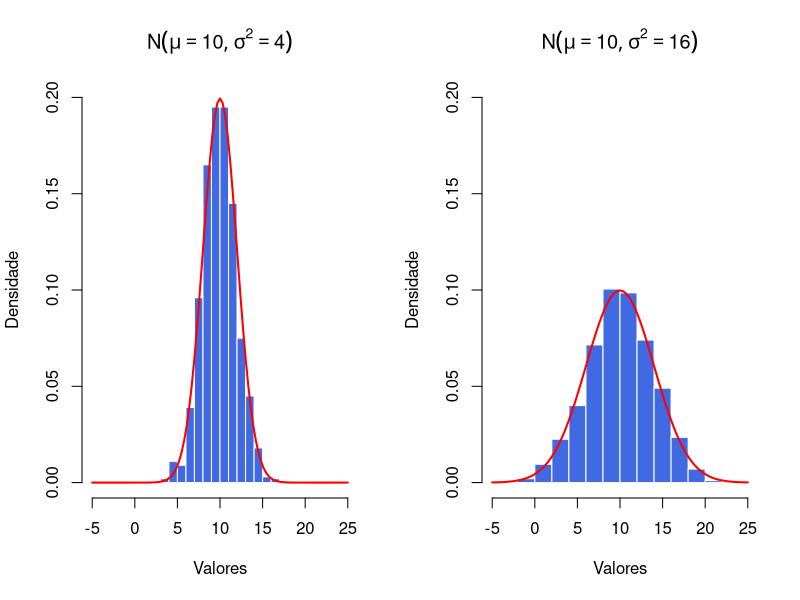
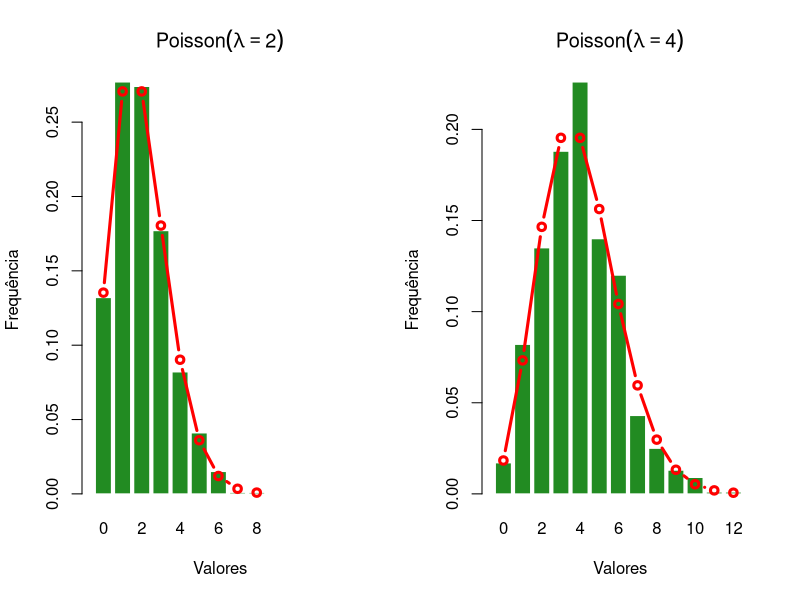
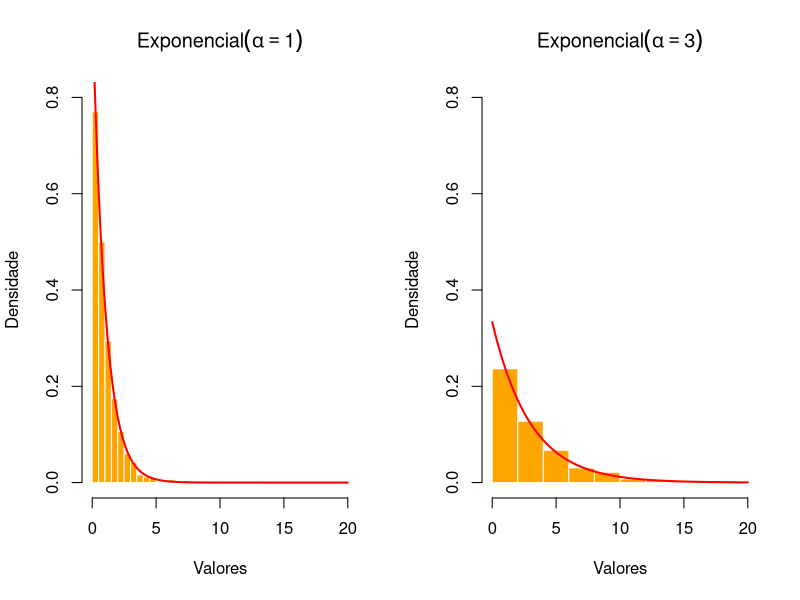
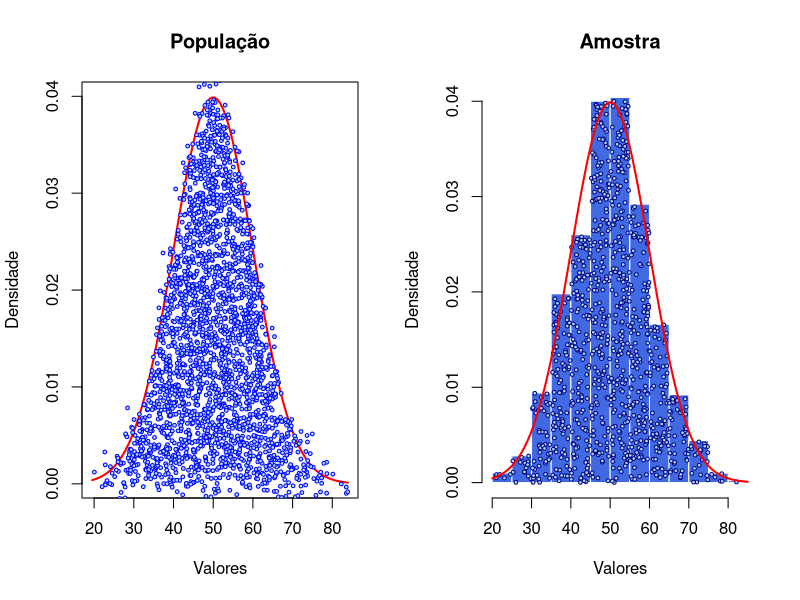
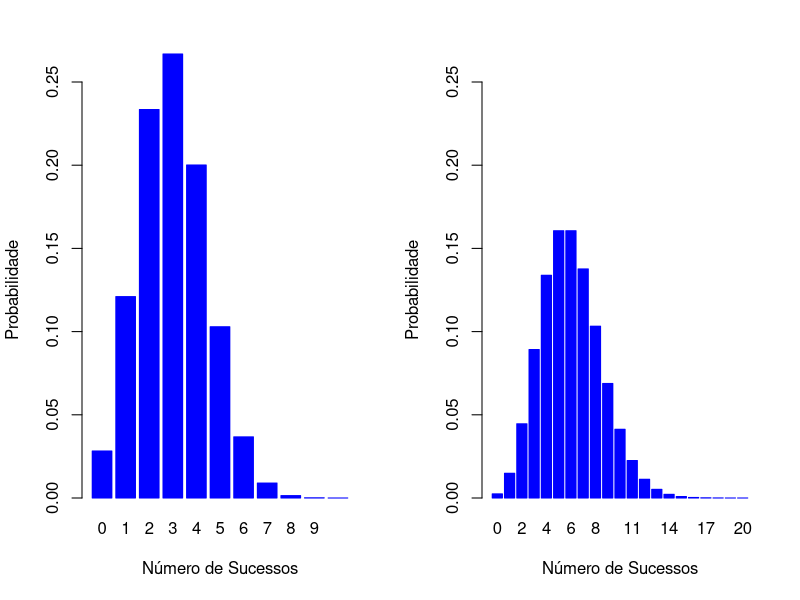
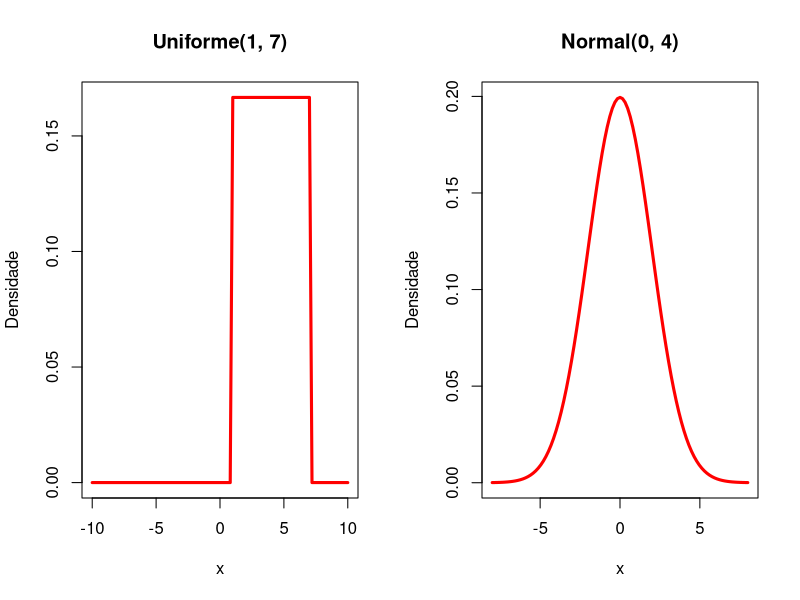
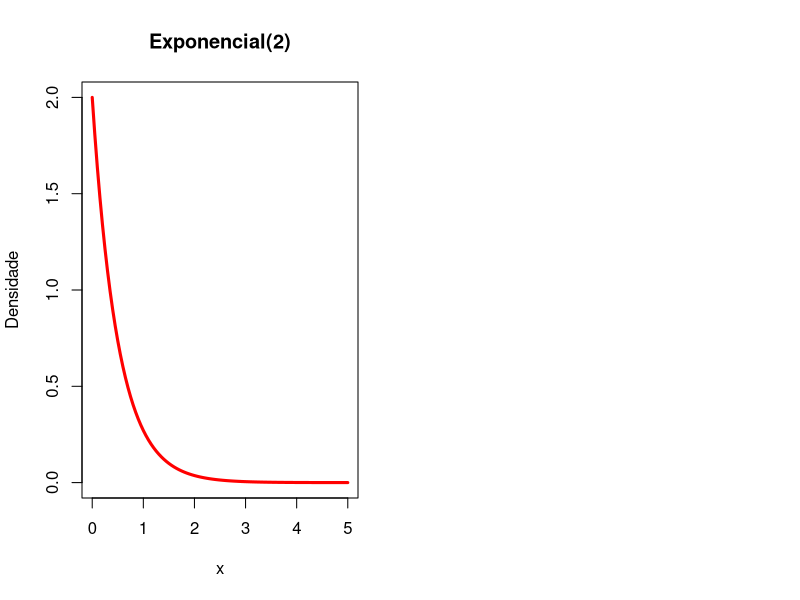

Reproduce these figures in R, in order.
## ---- chunk 1
#| echo: false
#| eval: true
#| warning: false

# Distibuição normal
par(mfrow=c(1,2))
set.seed(1234)
hist(rnorm(1000, mean = 10, sd = 2), col = "Royal Blue", border = "white", freq = FALSE, 
     main = expression(N(mu == 10, sigma^2 == 4)), xlab = "Valores", ylab = "Densidade",
     ylim = c(0,.2), xlim = c(-5,25))
curve(dnorm(x, mean = 10, sd = 2), add = TRUE, col = "red", lwd = 2)

hist(rnorm(1000, mean = 10, sd = 4), col = "Royal Blue", border = "white", freq = FALSE, 
     main = expression(N(mu == 10, sigma^2 == 16)), xlab = "Valores", ylab = "Densidade",
     ylim = c(0,.2), xlim = c(-5,25))
curve(dnorm(x, mean = 10, sd = 4), add = TRUE, col = "red", lwd = 2)
## ---- chunk 2
#| echo: false
#| eval: true
#| warning: false

# Distibuição de Poisson
par(mfrow=c(1,2))
set.seed(123)

dados <- rpois(1000, lambda = 2)
barplot(prop.table(table(dados)), col = "Forest Green", border = "white", 
        main = expression(Poisson(lambda == 2)), 
        xlab = "Valores", ylab = "Frequência",
        xlim = c(0,16))
pois_probs <- dpois(0:max(dados), lambda = 2)
points(c(.7,1.9,3.1,4.3,5.5,6.7,7.9,9.1,10.3), pois_probs, type = "b", col = "red", lwd = 3)

dados <- rpois(1000, lambda = 4)
barplot(prop.table(table(dados)), col = "Forest Green", border = "white", 
        main = expression(Poisson(lambda == 4)), 
        xlab = "Valores", ylab = "Frequência",
        xlim = c(0,16))
pois_probs <- dpois(0:max(dados), lambda = 4)
points(c(.7,1.9,3.1,4.3,5.5,6.7,7.9,9.1,10.3,11.5, 12.7, 13.9, 15.1), pois_probs, type = "b", col = "red", lwd = 3)
## ---- chunk 3
#| echo: false
#| eval: true
#| warning: false

# Distibuição exponencial
par(mfrow=c(1,2))
# Distibuição exponencial
set.seed(1234)
hist(rexp(1000, rate = 1), col = "Orange", border = "white", freq = FALSE, 
     main = expression(Exponencial(alpha == 1)), xlab = "Valores", ylab = "Densidade",
     xlim = c(0,20), ylim = c(0, .8))
curve(dexp(x, rate = 1), add = TRUE, col = "red", lwd = 2)

hist(rexp(1000, rate = 1/3), col = "Orange", border = "white", freq = FALSE, 
     main = expression(Exponencial(alpha == 3)), xlab = "Valores", ylab = "Densidade",
     xlim = c(0,20), ylim = c(0, .8))
curve(dexp(x, rate = 1/3), add = TRUE, col = "red", lwd = 2)
## ---- chunk 4
#| echo: false
#| eval: true
#| warning: false
#| fig-align: center

# Gerar dados de uma distribuição normal
set.seed(123)
n <- 2500  # Número de pontos
mean_val <- 50
sd_val <- 10

# Gerar pontos aleatórios da normal
dados <- rnorm(n, mean = mean_val, sd = sd_val)


# Gerar pontos aleatórios ao longo da curva normal (exatamente abaixo dela)
# Para cada valor de x, calcular a densidade correspondente e gerar um ponto nesse valor
densidade_teorica <- dnorm(dados, mean = mean_val, sd = sd_val)
for(i in 1:length(densidade_teorica)){
  densidade_teorica[i] <- densidade_teorica[i] - runif(1, min = 0, max = densidade_teorica[i]) + rnorm(1, mean=0, sd = .0015)
  
}

dados_plot <- dados
for(i in 1:length(densidade_teorica)){
  dados_plot[i] <- dados_plot[i] + rnorm(1, mean=0, sd = 1)
  
}
  
par(mfrow=c(1,2))
# Plotar a curva teórica da normal
curve(dnorm(x, mean = mean_val, sd = sd_val), 
      from = min(dados), to = max(dados), 
      col = "red", lwd = 2, 
      main = "População", 
      xlab = "Valores", ylab = "Densidade")
# Adicionar os pontos ao gráfico
points(dados_plot, densidade_teorica, pch = 21, col = "blue", bg = "lightblue", cex = 0.5)
#text(x = mean_val + 2 * sd_val, y = max(dnorm(seq(min(dados), max(dados), length.out = 100), mean = mean_val, sd = sd_val)) * 0.95, 
#     labels = expression(N(mu == 50, sigma^2 == 100)), col = "red", cex = 1,  lwd = 2)

# Amostra

# Gerar dados de exemplo - distribuição normal
set.seed(123)
dados <- rnorm(1000, mean = 50, sd = 10)

# Calcular o histograma
hist_data <- hist(dados, plot = FALSE)

# counts_per_bin: número de pontos em cada barra
counts_per_bin <- hist_data$counts

# bin_indices: densidades ou alturas relativas de cada barra
alturas <- hist_data$density

# Repetir a densidade para o número de pontos em cada barra e empilhar aleatoriamente dentro do intervalo
alturas <- rep(alturas, counts_per_bin)
for(i in 1:length(alturas)){
  alturas[i] <- alturas[i] - runif(1, min = 0, max = alturas[i])
}

# Obter os pontos médios do eixo x de cada barra
pontos_medios <- hist_data$mids

# Repetir os pontos médios para o número de pontos em cada barra
pontos_medios <- rep(pontos_medios, counts_per_bin)

# Adicionar variação aleatória nos pontos médios para espalhá-los horizontalmente dentro das barras
pontos_medios <- pontos_medios + runif(length(pontos_medios), min = -2.4, max = 2.4)

# Adicionar a curva de densidade ao gráfico
hist(dados, col = "Royal Blue", border = "white", freq = FALSE, 
     main = "Amostra", xlab = "Valores", ylab = "Densidade")
points(pontos_medios, alturas, pch = 21, col = "darkblue", bg = "lightblue", cex = 0.5)
curve(dnorm(x, mean = 50, sd = 10), add = TRUE, col = "red", lwd = 2)
#text(x = mean_val + 2 * sd_val, y = max(dnorm(seq(min(dados), max(dados), length.out = 100), mean = mean_val, sd = sd_val)) * 0.95, 
#     labels = expression(N(mu == mean_val, sigma^2 == sd_val)), col = "red", cex = 1,  lwd = 2)

## ---- chunk 5
#| echo: true
#| eval: true

dbinom(4, 10, 0.3)
## ---- chunk 6
#| echo: true
#| eval: true
#| fig-align: center

n <- 10; p <- 0.3
probabilidades <- dbinom(0:n, n, p)
barplot(probabilidades, names.arg = 0:n,
        xlab = "Número de Sucessos", ylab = "Probabilidade",
        col = "blue", border = "blue", ylim = c(0,.25))
## ---- chunk 7
#| echo: true
#| eval: true

dpois(4, 6)
## ---- chunk 8
#| echo: true
#| eval: true
#| fig-align: center

n <- 20; lambda <- 6
probabilidades <- dpois(0:n, lambda)
barplot(probabilidades, names.arg = 0:n,
        xlab = "Número de Sucessos", ylab = "Probabilidade",
        col = "blue", border = "blue", ylim = c(0,.25))
## ---- chunk 9
#| echo: true
#| eval: true

punif(6, min=1, max=7)
## ---- chunk 10
#| echo: true
#| eval: true
#| fig-align: center

a <- 1; b <- 7
curve(dunif(x, min=a, max=b), from = -10, to = 10,
      main = "Uniforme(1, 7)", xlab = "x", ylab = "Densidade",
      lwd = 3, col = "red")
## ---- chunk 11
#| echo: true
#| eval: true

pnorm(1, mean=0, sd=sqrt(4))
## ---- chunk 12
#| echo: true
#| eval: true
#| fig-align: center

mu <- 0; sigma <- sqrt(4)
curve(dnorm(x, mean=mu, sd=sigma), from = -8, to = 8,
      main = "Normal(0, 4)", xlab = "x", ylab = "Densidade",
      lwd = 3, col = "red")
## ---- chunk 13
#| echo: true
#| eval: true

pexp(1, rate=2)
## ---- chunk 14
#| echo: true
#| eval: true
#| fig-align: center

alpha <- 2
curve(dexp(x, rate=alpha), from = 0, to = 5,
      main = "Exponencial(2)", xlab = "x", ylab = "Densidade",
      lwd = 3, col = "red")
